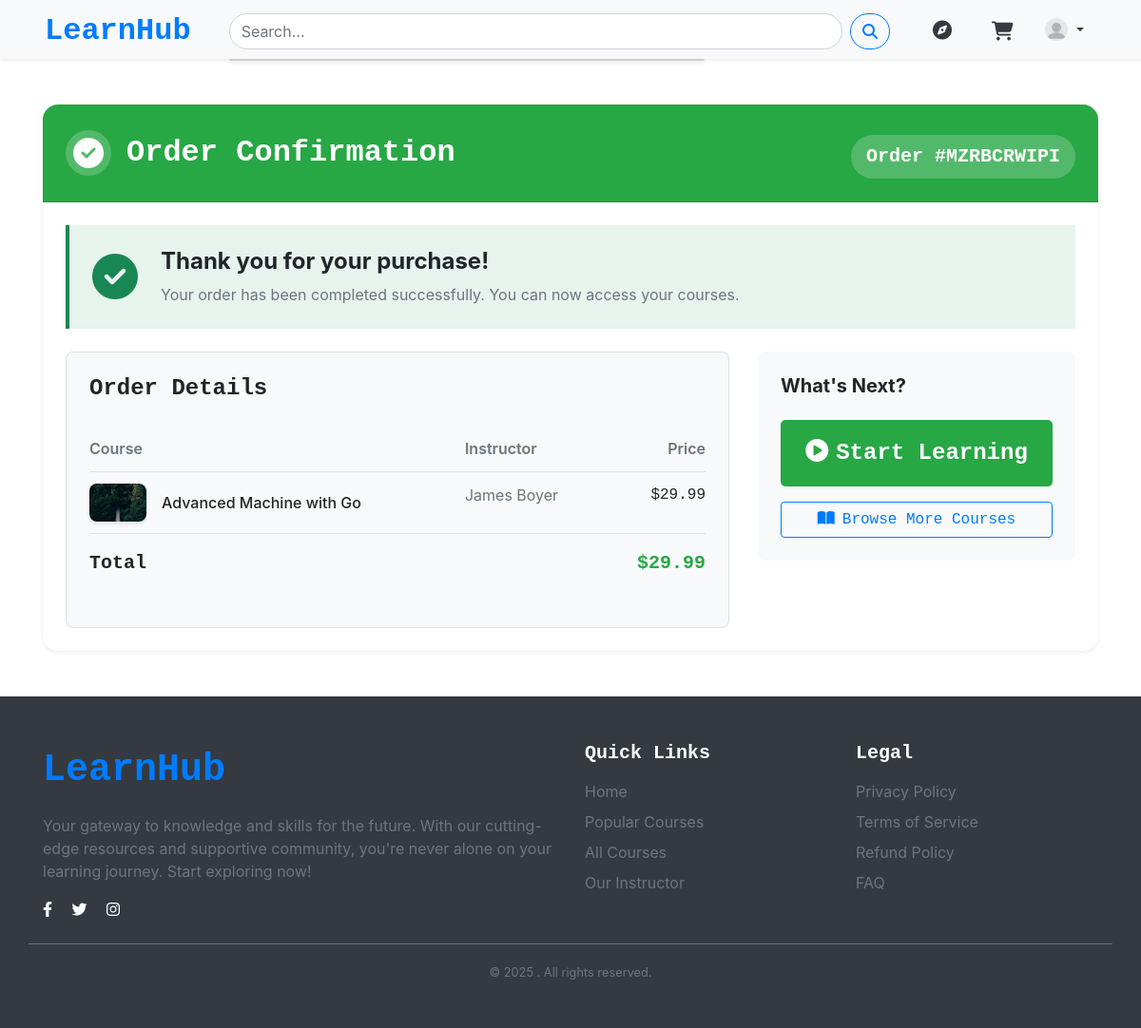
The page /courses/order/confirmation/7/ (signed in) on the database its author committed.
### users/models.py (models this page shows, shortened)
class CustomUser(AbstractUser):
    avatar = models.ImageField(upload_to='avatars/',default='blank_profile.png',blank=True)
    bio = models.TextField(blank=True)
    email = models.EmailField(unique=True)
    username = models.CharField(max_length=30,unique=False,blank=False)
    is_instructor = models.BooleanField(default=False)
    profile_public = models.BooleanField(default=False)
    USERNAME_FIELD = 'email'
    REQUIRED_FIELDS = ['username']
    objects = CustomUserManager()
    facebook_url = models.URLField(blank=True, null=True)
    twitter_url = models.URLField(blank=True, null=True)
    instagram_url = models.URLField(blank=True, null=True)
    linkedin_url = models.URLField(blank=True, null=True)

### courses/models.py (models this page shows, shortened)
class Order(models.Model):
    ORDER_STATUS = [
        ('pending', 'Pending'),
        ('completed', 'Completed'),
        ('cancelled', 'Cancelled'),
    ]
    user = models.ForeignKey(
        settings.AUTH_USER_MODEL,
        on_delete=models.CASCADE,
        related_name='orders'
    )
    order_number = models.CharField(max_length=20, unique=True)
    total_amount = models.DecimalField(max_digits=10, decimal_places=2)
    status = models.CharField(
        max_length=10,
        choices=ORDER_STATUS,
        default='pending'
    )
    created_at = models.DateTimeField(auto_now_add=True)
    updated_at = models.DateTimeField(auto_now=True)

class OrderItem(models.Model):
    order = models.ForeignKey(
        Order,
        related_name='items',
        on_delete=models.CASCADE
    )
    course = models.ForeignKey(
        'Course',
        on_delete=models.PROTECT
    )
    price = models.DecimalField(max_digits=10, decimal_places=2)
    created_at = models.DateTimeField(auto_now_add=True)

class Course(models.Model):
    title = models.CharField(max_length=200)
    description = models.TextField()
    category = models.ForeignKey(
        CourseCategory,
        on_delete=models.SET_NULL,
        null=True
    )
    tags = models.ManyToManyField(Tag, blank=True)
    instructor = models.ForeignKey(
        settings.AUTH_USER_MODEL,
        on_delete=models.CASCADE,
        related_name='taught_courses'
    )
    LEVEL_CHOICES = [
        ('BG', 'Beginner'),
        ('IM', 'Intermediate'),
        ('AD', 'Advanced'),
    ]
    price = models.DecimalField(max_digits=10, decimal_places=2)
    is_free = models.BooleanField(default=False)
    created_at = models.DateTimeField(auto_now_add=True)
    updated_at = models.DateTimeField(auto_now=True)
    is_published = models.BooleanField(default=False)
    level = models.CharField(max_length=2, choices=LEVEL_CHOICES, default='BG')
    thumbnail = models.ImageField(upload_to='course_thumbnails/')
    average_rating = models.FloatField(default=0.0)
    rating_count = models.PositiveIntegerField(default=0)

### courses/views.py (the view)
# urls.py: path('order/confirmation/<int:order_id>/', views.order_confirmation, name='order_confirmation'),
def order_confirmation(request, order_id):
    order = get_object_or_404(Order, id=order_id, user=request.user)
    return render(request, 'courses/order_confirmation.html', {'order': order})

### templates/courses/order_confirmation.html (shortened to what this page needs)
{% extends 'base.html' %}
{% block content %}
<div class="container my-5">
    <div class="card shadow-sm border-0 rounded-4">
        <div class="card-header bg-success text-white p-4 rounded-top-4">
            <div class="d-flex justify-content-between align-items-center flex-wrap">
                <div class="d-flex align-items-center">
                    <div class="success-icon-circle me-3">
                        <i class="fas fa-check-circle fa-2x"></i>
                    </div>
                    <h2 class="mb-0 fw-bold font-monospace">Order Confirmation</h2>
                </div>
                <div class="mt-2 order-number-badge fs-5 fw-bold font-monospace">
                    Order #{{ order.order_number }}
                </div>
            </div>
        </div>
        <div class="card-body p-4">
            <div class="success-message mb-4">
                <div class="d-flex align-items-center p-4 rounded-3">
                    <div class="success-icon me-4">
                        <i class="fas fa-check-circle fa-3x"></i>
                    </div>
                    <div>
                        <h4 class="fw-bold mb-2">Thank you for your purchase!</h4>
                        <p class="mb-0 text-muted">Your order has been completed successfully. You can now access your courses.</p>
                    </div>
                </div>
            </div>
            <div class="row g-4">
    <div class="col-md-8">
        <div class="order-details p-4 rounded-3 bg-light">
            <h4 class="fw-bold mb-4 font-monospace">Order Details</h4>
            <div class="table-responsive">
                <table class="table table-borderless mb-0">
                    <thead>
                        <tr class="border-bottom">
                            <th class="ps-0 text-secondary">Course</th>
                            <th class="text-secondary">Instructor</th>
                            <th class="text-end pe-0 text-secondary">Price</th>
                        </tr>
                    </thead>
                    <tbody class="bg-light">
                        {% for item in order.items.all %}
                        <tr>
                            <td class="ps-0">
                                <div class="d-flex align-items-center">
                                    <div class="course-thumbnail me-3">
                                        <img src="{{ item.course.thumbnail.url }}" alt="{{ item.course.title }}"
                                             class="rounded-3" width="60" height="40" style="object-fit: cover;">
                                    </div>
                                    <span class="fw-medium">{{ item.course.title }}</span>
                                </div>
                            </td>
                            <td class="text-muted">{{ item.course.instructor.get_full_name }}</td>
                            <td class="text-end pe-0 font-monospace">${{ item.price }}</td>
                        </tr>
                        {% endfor %}
                        <tr class="border-top">
                            <td colspan="2" class="ps-0 pt-3">
                                <p class="fs-5 fw-bold font-monospace">Total</p>
                            </td>
                            <td class="text-end pe-0 pt-3">
                                <strong class="fs-5 text-success font-monospace">${{ order.total_amount }}</strong>
                            </td>
                        </tr>
                    </tbody>
                </table>
                        </div>
                    </div>
                </div>
                <div class="col-md-4">
                    <div class="next-steps p-4 rounded-3 bg-light">
                        <h5 class="fw-bold mb-4">What's Next?</h5>
                        <div class="d-grid gap-3">
                            <a href="{% url 'my_study' %}" class="btn btn-success btn-lg hover-scale font-monospace fw-bold fs-4">
                                <i class="fas fa-play-circle me-2"></i>Start Learning
                            </a>
                            <a href="{% url 'course_list' %}" class="btn btn-outline-primary hover-scale font-monospace">
                                <i class="fas fa-book-open me-2"></i>Browse More Courses
                            </a>
                        </div>
                    </div>
                </div>
            </div>
        </div>
    </div>
</div>
{% endblock %}

### templates/include/nav.html (shortened to what this page needs)
{% load static%}
{% load course_extras %}
<link rel="stylesheet" href="https://cdn.jsdelivr.net/npm/bootstrap@4.4.1/dist/css/bootstrap.min.css">
<nav class="shadow-sm navbar navbar-expand-lg navbar-light bg-light shadow-sm sticky-top pt-1 pb-0">
    <div class="container-fluid mx-3 d-flex justify-content-between">
      <a class="navbar-brand mb-0 fs-2 fw-bold font-monospace text-primary" href="/"> LearnHub
      </a>
      <div class="collapse navbar-collapse" id="navbarNav">
        <div class="d-flex mx-lg-4 flex-lg-grow-1">
          <form class="w-100" role="search" method="GET" action="{% url 'search_courses' %}">
            <div class="input-group">
              <input class="form-control rounded-pill py-2 search-bar" type="search" name="q" placeholder="Search..."
                aria-label="Search">
              <button class="btn btn-outline-primary rounded-pill ms-2" type="submit">
                <i class="fas fa-search"></i>
              </button>
            </div>
            <div class="suggestions"
              style="position: absolute; z-index: 1000; background: white; border: 1px solid #ccc; width: 100%; max-width: 500px; box-shadow: 0 2px 5px rgba(0,0,0,0.1); border-radius: 5px; font-size: 14px;">
            </div>
          </form>
        </div>
        <div class="d-flex align-items-center justify-content-between">
          <a href="{% url 'course_list' %}?subject=all" class="btn btn-link text-dark mx-2 d-none d-lg-block" title="Explore">
            <i class="fas fa-compass fs-5"></i>
          </a>
          {% if user.is_authenticated %}
            <div class="d-flex">
              <a href="{% url 'view_cart' %}" class="btn btn-link text-dark position-relative mx-2" title="Cart">
                <i class="fas fa-shopping-cart fs-5 pt-1"></i>
              </a>
              <div class="dropdown">
                <a class="btn btn-link text-dark dropdown-toggle" href="#" role="button" id="userDropdown" data-bs-toggle="dropdown" aria-expanded="false">
                  <img src="{{ user.avatar.url }}" class="rounded-circle mb-1" style="width: 24px; height: 24px;">
                </a>
              </div>
            </div>
          {% else %}
            <div class="btn-group d-flex my-2" role="group">
              <a href="{% url 'login' %}" class="btn btn-outline-secondary ms-2">Login</a>
              <a href="{% url 'signup' %}" class="btn btn-dark me-2">Sign Up</a>
            </div>
          {% endif %}
        </div>
      </div>
    </div>
</nav>

### static/css/style.css (style rules this page uses)
body { box-sizing: border-box; margin: 0; padding: 0; font-family: Helvetica, Arial, sans-serif; }

### static/css/autocomplete.css (style rules this page uses)
.suggestions { position: absolute; z-index: 1000; background: rgb(27, 26, 26); border: 1px solid #111010; border-top: none; width: 100%; box-shadow: 0 2px 5px rgba(0,0,0,0.1); border-radius: 5px; border-top-left-radius: 0; border-top-right-radius: 0; font-size: 16px; max-height: 400px; overflow-y: auto; color: black; top: 100%; left: 20; }

### templates/courses/order_confirmation.html (style rules this page uses)
.success-icon-circle { background: rgba(255, 255, 255, 0.2); border-radius: 50%; width: 48px; height: 48px; display: flex; align-items: center; justify-content: center; }
.order-number-badge { background: rgba(255, 255, 255, 0.2); padding: 0.5rem 1rem; border-radius: 2rem; font-weight: 500; }
.success-message { background-color: rgba(25, 135, 84, 0.1); border-left: 4px solid #198754; }
.success-icon { color: #198754; }
.order-details { background-color: #f8f9fa; border: 1px solid rgba(0, 0, 0, 0.1); }
.table { margin-bottom: 0; }
.table tbody { background-color: #f8f9fa !important; }
.table th { font-weight: 600; color: #6c757d; background-color: #f8f9fa; }
.table td { background-color: #f8f9fa; }
.course-thumbnail img { box-shadow: 0 2px 4px rgba(0, 0, 0, 0.1); }
.btn-success { padding: 1rem; font-weight: 500; }

### rows shown on the page
CustomUser: avatar (placeholder picture)
Order: order_number "MZRBCRWIPI", total_amount "29.99"
OrderItem: course.thumbnail (picture), course "Advanced Machine with Go", course.instructor.get_full_name "James Boyer", price "29.99"
